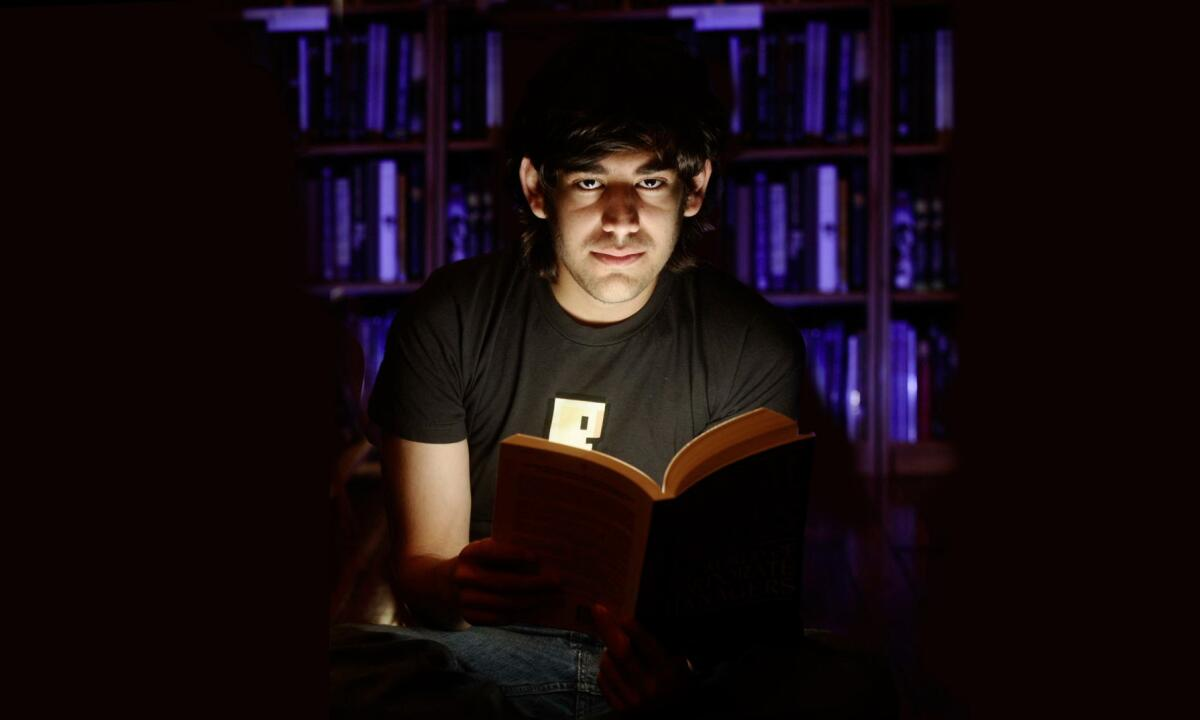
#> input picture swartz.jpg, 1200 x 720 px, found by its file name
$ python to_compare.py
#> lines starting #> are read from the running program, lines starting #| are printed output that depends on the picture
import cv2
# Let's compare them all at once.

image=cv2.imread("swartz.jpg")
#> image is the input picture: shape (720, 1200, 3); mean B, G, R 14.7, 11.4, 22.2
image=cv2.resize(image,(250,250))
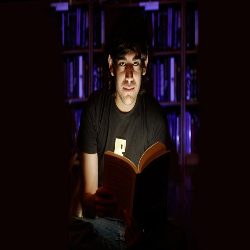
#> image: shape (250, 250, 3); mean B, G, R 14.7, 11.3, 22.2


avg_blurring=cv2.blur(image, (5,5))
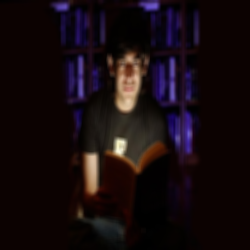
#> avg_blurring: shape (250, 250, 3); mean B, G, R 14.7, 11.4, 22.2
gs_blurring=cv2.GaussianBlur(image,(5,5),0)
m_blurring=cv2.medianBlur(image,5)
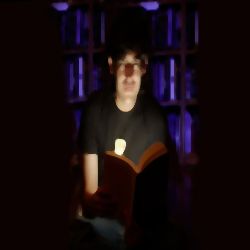
#> m_blurring: shape (250, 250, 3); mean B, G, R 13.6, 10.7, 21.5
b_blurring = cv2.bilateralFilter(image, 9, 75, 75)

collage=cv2.hconcat([image,avg_blurring,gs_blurring,m_blurring,b_blurring])
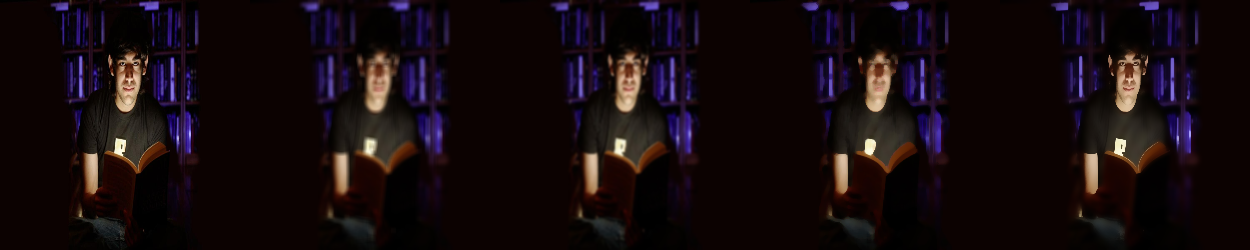
#> collage: shape (250, 1250, 3); mean B, G, R 14.4, 11.2, 22

cv2.imshow("Original image --> Mean blur --> Gaussian blur --> Median blur --> Bilateral blur ", collage)
cv2.waitKey(0)
cv2.destroyAllWindows()
